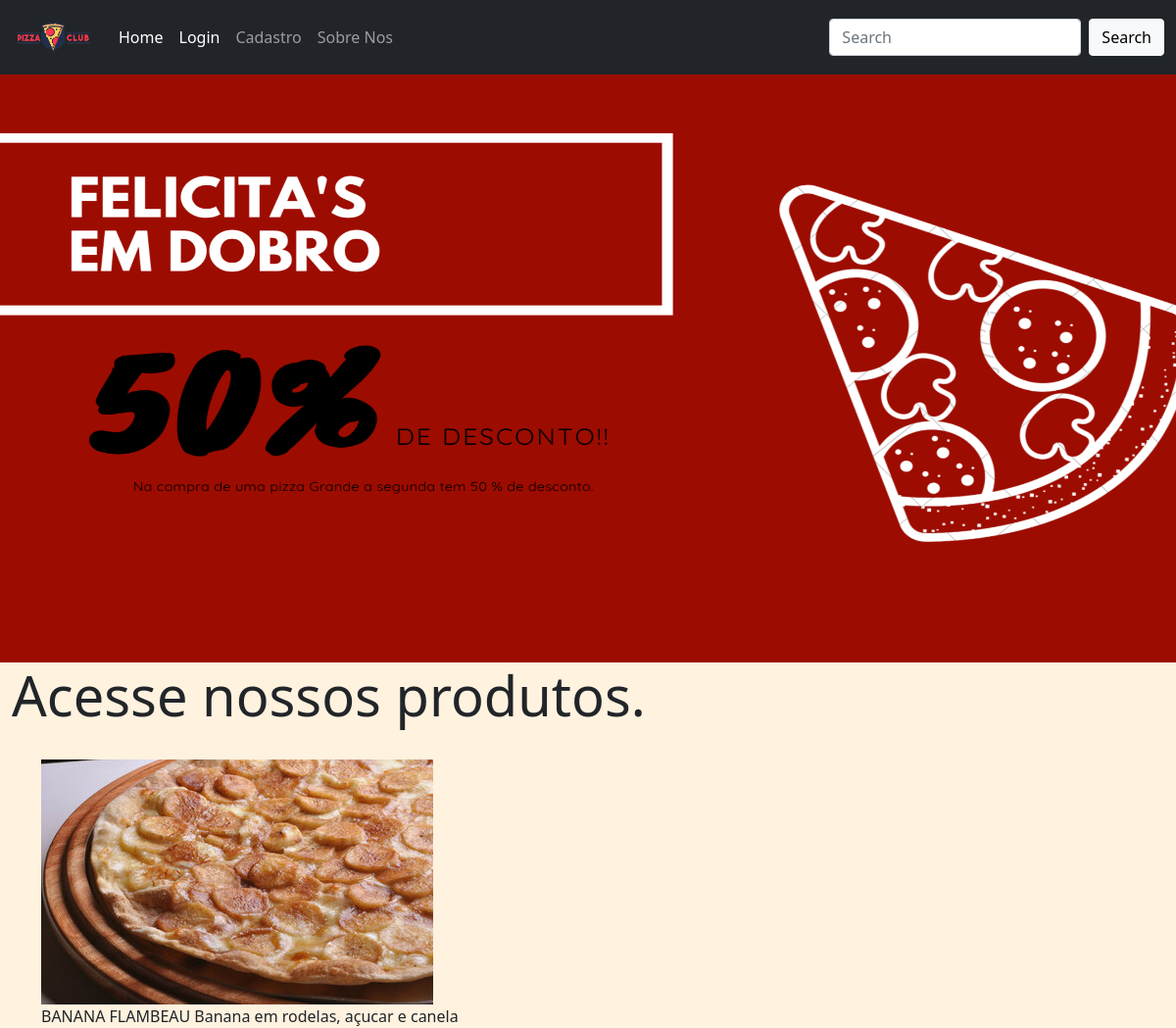
Screenshot of /9 with the database file from the repository.
### home/models.py (models this page shows, shortened)
class Pizzaria(models.Model):
    titulo = models.CharField(max_length=30)
    descricao = models.CharField(max_length=50)
    mostrar = models.BooleanField(default=True)
    foto = models.ImageField(blank=True,upload_to='fotos/%y/%m/%d/')

### home/views.py (the view)
# urls.py: path('<int:idbusca>', views.mostrar, name='pizzaria'),
def mostrar(request, idbusca):
    dados = get_object_or_404(Pizzaria, id=idbusca)
    return render(request, 'home/detPizza.html', {'dados': dados})

### home/templates/home/detPizza.html (shortened to what this page needs)
{% load static %}
<!doctype html>
<html lang="en">
<head>
</head>
<body style="background-color: rgb(255,242,223);">
    {% include 'menu.html' %}
  <div class="carousel-inner">
    <div class="carousel-item active">
      <img src="{% static 'images/pizza.png' %}" height="600px" class="d-block w-100" alt="...">
    </div>
    <br><br><br><br><br><br><br><br><br><br><br><br><br><br><br><br><br><br><br><br><br><br><br><br><br>
    <div style="margin-right:260px" class="jumbotron jumbotron-fluid">
        <div class="container">
            <h1 class="display-4">Acesse nossos produtos.</h1>
        </div>
      </div>
      <br>
    <div class="container" >
       {% if dados.foto  %}
       <img src="{{dados.foto.url}}" alt=""><br>
        {{dados.titulo}}
        {{dados.descricao}}
    {% endif %}
   </div>
</body>
</html>

### rows the page displays
Pizzaria: foto (picture), titulo "BANANA FLAMBEAU", descricao "Banana em rodelas, açucar e canela"
